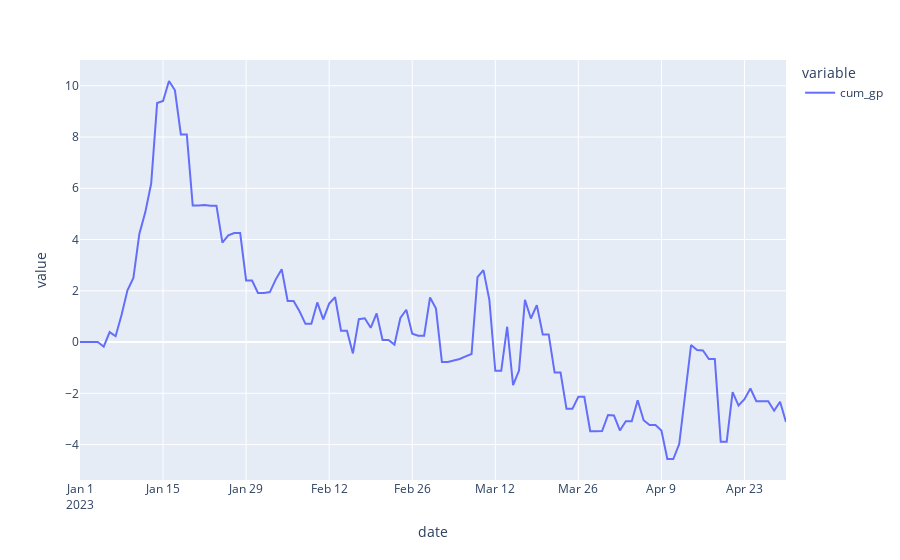

Here is the notebook cell this chart was saved with:
### Code cell
import plotly.express as px

px.line(asset_1.cum_gp)
